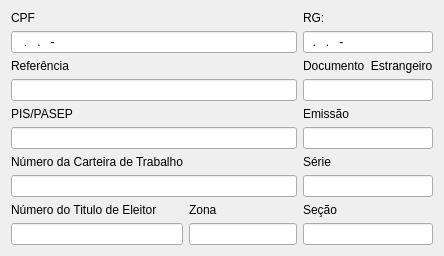
      <widget class="QWidget" name="tab_5">
       <attribute name="title">
        <string>Documentos</string>
       </attribute>
       <layout class="QGridLayout" name="gridLayout_6">
        <item row="0" column="0">
         <layout class="QGridLayout" name="gridLayout_10">
          <item row="0" column="0">
           <widget class="QLabel" name="label_37">
            <property name="sizePolicy">
             <sizepolicy hsizetype="Minimum" vsizetype="Minimum">
              <horstretch>0</horstretch>
              <verstretch>0</verstretch>
             </sizepolicy>
            </property>
            <property name="text">
             <string>CPF</string>
            </property>
           </widget>
          </item>
          <item row="6" column="2">
           <widget class="QLabel" name="label_42">
            <property name="sizePolicy">
             <sizepolicy hsizetype="Preferred" vsizetype="Fixed">
              <horstretch>0</horstretch>
              <verstretch>0</verstretch>
             </sizepolicy>
            </property>
            <property name="text">
             <string>Série</string>
            </property>
           </widget>
          </item>
          <item row="0" column="2">
           <widget class="QLabel" name="label_36">
            <property name="sizePolicy">
             <sizepolicy hsizetype="Minimum" vsizetype="Fixed">
              <horstretch>0</horstretch>
              <verstretch>0</verstretch>
             </sizepolicy>
            </property>
            <property name="text">
             <string>RG:</string>
            </property>
           </widget>
          </item>
          <item row="1" column="2">
           <widget class="QLineEdit" name="rg_lineEdit_mainData">
            <property name="sizePolicy">
             <sizepolicy hsizetype="Minimum" vsizetype="Fixed">
              <horstretch>0</horstretch>
              <verstretch>0</verstretch>
             </sizepolicy>
            </property>
            <property name="locale">
             <locale language="Portuguese" country="Brazil"/>
            </property>
            <property name="inputMask">
             <string>00.000.000-0</string>
            </property>
            <property name="text">
             <string>..-</string>
            </property>
           </widget>
          </item>
          <item row="3" column="2">
           <widget class="QLineEdit" name="foreignDocument_lineEdit_mainData">
            <property name="sizePolicy">
             <sizepolicy hsizetype="Expanding" vsizetype="Fixed">
              <horstretch>10</horstretch>
              <verstretch>0</verstretch>
             </sizepolicy>
            </property>
            <property name="locale">
             <locale language="Portuguese" country="Brazil"/>
            </property>
            <property name="inputMask">
             <string/>
            </property>
            <property name="text">
             <string/>
            </property>
           </widget>
          </item>
          <item row="9" column="2">
           <widget class="QLineEdit" name="reference_lineEdit_mainData_5">
            <property name="sizePolicy">
             <sizepolicy hsizetype="Expanding" vsizetype="Fixed">
              <horstretch>25</horstretch>
              <verstretch>0</verstretch>
             </sizepolicy>
            </property>
            <property name="locale">
             <locale language="Portuguese" country="Brazil"/>
            </property>
            <property name="inputMask">
             <string/>
            </property>
            <property name="text">
             <string/>
            </property>
           </widget>
          </item>
          <item row="9" column="0">
           <widget class="QLineEdit" name="reference_lineEdit_mainData_4">
            <property name="sizePolicy">
             <sizepolicy hsizetype="Expanding" vsizetype="Fixed">
              <horstretch>25</horstretch>
              <verstretch>0</verstretch>
             </sizepolicy>
            </property>
            <property name="locale">
             <locale language="Portuguese" country="Brazil"/>
            </property>
            <property name="inputMask">
             <string/>
            </property>
            <property name="text">
             <string/>
            </property>
           </widget>
          </item>
          <item row="2" column="0">
           <widget class="QLabel" name="label_32">
            <property name="text">
             <string>Referência</string>
            </property>
           </widget>
          </item>
          <item row="5" column="2">
           <widget class="QLineEdit" name="reference_lineEdit_mainData_3">
            <property name="sizePolicy">
             <sizepolicy hsizetype="Expanding" vsizetype="Fixed">
              <horstretch>25</horstretch>
              <verstretch>0</verstretch>
             </sizepolicy>
            </property>
            <property name="locale">
             <locale language="Portuguese" country="Brazil"/>
            </property>
            <property name="inputMask">
             <string/>
            </property>
            <property name="text">
             <string/>
            </property>
           </widget>
          </item>
          <item row="4" column="2">
           <widget class="QLabel" name="label_38">
            <property name="sizePolicy">
             <sizepolicy hsizetype="Preferred" vsizetype="Fixed">
              <horstretch>0</horstretch>
              <verstretch>0</verstretch>
             </sizepolicy>
            </property>
            <property name="text">
             <string>Emissão</string>
            </property>
           </widget>
          </item>
          <item row="4" column="0">
           <widget class="QLabel" name="label_34">
            <property name="sizePolicy">
             <sizepolicy hsizetype="Fixed" vsizetype="Preferred">
              <horstretch>0</horstretch>
              <verstretch>0</verstretch>
             </sizepolicy>
            </property>
            <property name="text">
             <string>PIS/PASEP</string>
            </property>
           </widget>
          </item>
          <item row="2" column="2">
           <widget class="QLabel" name="label_31">
            <property name="sizePolicy">
             <sizepolicy hsizetype="Preferred" vsizetype="Fixed">
              <horstretch>0</horstretch>
              <verstretch>0</verstretch>
             </sizepolicy>
            </property>
            <property name="text">
             <string>Documento  Estrangeiro</string>
            </property>
           </widget>
          </item>
          <item row="8" column="2">
           <widget class="QLabel" name="label_46">
            <property name="sizePolicy">
             <sizepolicy hsizetype="Preferred" vsizetype="Fixed">
              <horstretch>0</horstretch>
              <verstretch>0</verstretch>
             </sizepolicy>
            </property>
            <property name="text">
             <string>Seção</string>
            </property>
           </widget>
          </item>
          <item row="6" column="0">
           <widget class="QLabel" name="label_39">
            <property name="sizePolicy">
             <sizepolicy hsizetype="Fixed" vsizetype="Fixed">
              <horstretch>0</horstretch>
              <verstretch>0</verstretch>
             </sizepolicy>
            </property>
            <property name="text">
             <string>Número da Carteira de Trabalho</string>
            </property>
           </widget>
          </item>
          <item row="7" column="2">
           <widget class="QLineEdit" name="reference_lineEdit_mainData_7">
            <property name="sizePolicy">
             <sizepolicy hsizetype="Expanding" vsizetype="Fixed">
              <horstretch>25</horstretch>
              <verstretch>0</verstretch>
             </sizepolicy>
            </property>
            <property name="locale">
             <locale language="Portuguese" country="Brazil"/>
            </property>
            <property name="inputMask">
             <string/>
            </property>
            <property name="text">
             <string/>
            </property>
           </widget>
          </item>
          <item row="8" column="0">
           <widget class="QLabel" name="label_45">
            <property name="sizePolicy">
             <sizepolicy hsizetype="Preferred" vsizetype="Fixed">
              <horstretch>0</horstretch>
              <verstretch>0</verstretch>
             </sizepolicy>
            </property>
            <property name="text">
             <string>Número do Titulo de Eleitor</string>
            </property>
           </widget>
          </item>
          <item row="9" column="1">
           <widget class="QLineEdit" name="reference_lineEdit_mainData_8">
            <property name="sizePolicy">
             <sizepolicy hsizetype="Expanding" vsizetype="Fixed">
              <horstretch>25</horstretch>
              <verstretch>0</verstretch>
             </sizepolicy>
            </property>
            <property name="locale">
             <locale language="Portuguese" country="Brazil"/>
            </property>
            <property name="inputMask">
             <string/>
            </property>
            <property name="text">
             <string/>
            </property>
           </widget>
          </item>
          <item row="1" column="0" colspan="2">
           <widget class="QLineEdit" name="cpf_lineEdit_mainData">
            <property name="inputMask">
             <string>000.000.000-00</string>
            </property>
            <property name="text">
             <string>..-</string>
            </property>
           </widget>
          </item>
          <item row="3" column="0" colspan="2">
           <widget class="QLineEdit" name="reference_lineEdit_mainData">
            <property name="sizePolicy">
             <sizepolicy hsizetype="Expanding" vsizetype="Fixed">
              <horstretch>25</horstretch>
              <verstretch>0</verstretch>
             </sizepolicy>
            </property>
            <property name="locale">
             <locale language="Portuguese" country="Brazil"/>
            </property>
            <property name="inputMask">
             <string/>
            </property>
            <property name="text">
             <string/>
            </property>
           </widget>
          </item>
          <item row="5" column="0" colspan="2">
           <widget class="QLineEdit" name="reference_lineEdit_mainData_2">
            <property name="sizePolicy">
             <sizepolicy hsizetype="Expanding" vsizetype="Fixed">
              <horstretch>25</horstretch>
              <verstretch>0</verstretch>
             </sizepolicy>
            </property>
            <property name="locale">
             <locale language="Portuguese" country="Brazil"/>
            </property>
            <property name="inputMask">
             <string/>
            </property>
            <property name="text">
             <string/>
            </property>
           </widget>
          </item>
          <item row="7" column="0" colspan="2">
           <widget class="QLineEdit" name="reference_lineEdit_mainData_6">
            <property name="sizePolicy">
             <sizepolicy hsizetype="Expanding" vsizetype="Fixed">
              <horstretch>25</horstretch>
              <verstretch>0</verstretch>
             </sizepolicy>
            </property>
            <property name="locale">
             <locale language="Portuguese" country="Brazil"/>
            </property>
            <property name="inputMask">
             <string/>
            </property>
            <property name="text">
             <string/>
            </property>
           </widget>
          </item>
          <item row="8" column="1">
           <widget class="QLabel" name="label_47">
            <property name="sizePolicy">
             <sizepolicy hsizetype="Preferred" vsizetype="Fixed">
              <horstretch>0</horstretch>
              <verstretch>0</verstretch>
             </sizepolicy>
            </property>
            <property name="text">
             <string>Zona</string>
            </property>
           </widget>
          </item>
         </layout>
        </item>
       </layout>
      </widget>
